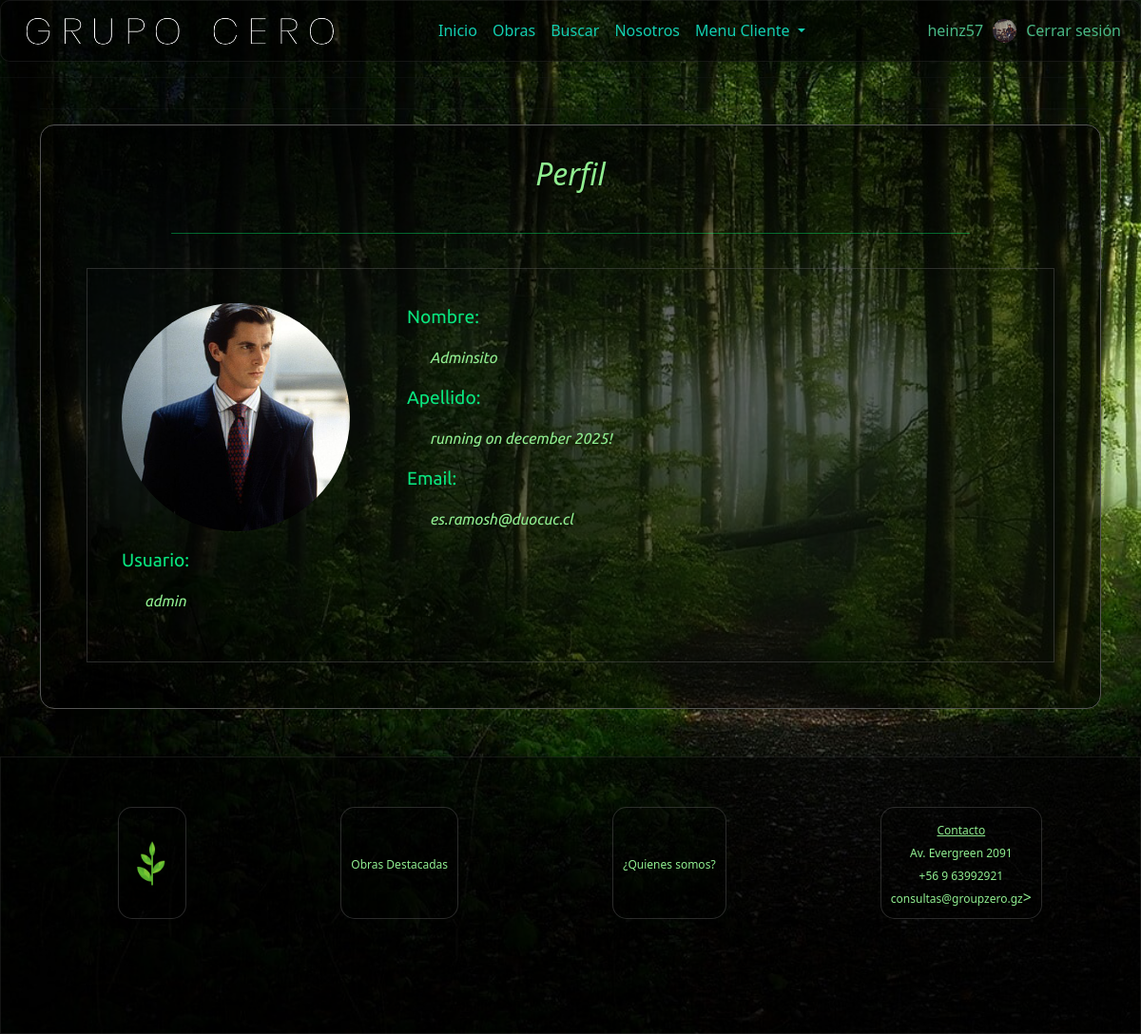
Page /profileWatch/admin (signed in) on the committed database.
### core/models.py (models this page shows)
class CustomUser(AbstractUser):
    pic = models.ImageField(upload_to='profile_pics', null=True, blank=True, default='profile_pics/default.png')
    is_staff=models.BooleanField(default=False)

### core/views.py (the view)
# urls.py: path('profileWatch/<id>', views.profileWatch,name="profileWatch"),
def profileWatch(request, id):
    usuario = get_object_or_404(CustomUser, username = id)
    return render(request,'profileWatch.html', {'usuario':usuario})

### core/context_processor.py (called while the page is built)
def total_carrito(request):
    total=0
    if request.user.is_authenticated:
        try:
            carrito = request.session['carrito']
            if "carrito" in request.session:
                for key, value in carrito.items():
                    total+=(int(value["precio"]))*(value["cantidad"])
        except:
            print('------EL TRY NO FUNCIONO EN------')
            print('------- CONTEXT_PROCESSOR -------')
            total=0
    return {'total_carrito':int(total)}

### core/templates/profileWatch.html
{% extends "base.html" %}
{% load static %}
{% block content %}
<div class="container">
    <hr>
    <div class="admire-container">
        <div class="form-title" style="margin-bottom: 15px;">
            <h2>Perfil</h2>
        </div>
        <span class="liner"></span>
        {% if user.is_authenticated %}
        <div class="admirePerfil">
            <div class="admirePrl">
                <img class="pic-profile" src="{{ usuario.pic.url }}">
                <div>
                    <p class="pattribute">Usuario: </p>
                    <p class="pvalue">{{usuario.username}}</p>
                </div>
            </div>
            <div class="admirePrl2">
                <div>
                    <p class="pattribute">Nombre: </p>
                    <p class="pvalue" >{{usuario.first_name}}</p>
                </div>
                <div>
                    <p class="pattribute">Apellido: </p>
                    <p class="pvalue" >{{usuario.last_name}}</p>
                </div>
                <div>
                    <p class="pattribute">Email: </p>
                    <p class="pvalue">{{usuario.email}}</p>
                </div>
            </div>
        </div>
        {% endif %}
    </div>
</div>
{% endblock %}

### core/templates/menuCliente.html (shortened to what this page needs)
{% load static %}
<div class="collapse navbar-collapse naz" id="navbarNavDropdown">
    <div>
        <ul class="navbar-nav me-auto mb-2 mb-lg-0">
            <li class="nav-item">
                <a class="nav-link" href="{% url 'index' %}">Inicio</a>
            </li>
            <li class="nav-item">
                <a class="nav-link" href="{% url 'obras' %}">Obras</a>
            </li>
            <li class="nav-item">
                <a  class="nav-link" href="{% url 'buscar' %}">Buscar</a>
            </li>
            <li class="nav-item">
                <a  class="nav-link" href="{% url 'nosotros' %}">Nosotros</a>
            </li>
            {% if user.is_authenticated %}
                <li class="nav-item dropdown">
                    <a class="nav-link dropdown-toggle" href="#" role="button" data-bs-toggle="dropdown" aria-expanded="false">Menu Cliente
                    </a>
                </li>
            {% endif %}
        </ul>
    </div>
    <div class="navbar-right">
        {% if user.is_authenticated %}
            <div class="boxes">
                <a href="{% url 'profile' %}" class="nav-link" title="Click para ver tu Perfil">{{ user.username }}</a>
            </div>
            <a href="{% url 'profile' %}" class="nav-link"><img class="pic-user" src="{{user.pic.url}}" alt="imgGC" title="Click para ver tu Perfil"></a>
            <div class="boxes">
                <a href="{% url 'cerrar' %}" class="navbar-item" id="#">Cerrar sesión</a>
            </div>
        {% else %}
            <img src="{% static 'assets/icons/tea.png' %}" alt="imgGC">
            <div class="boxes">
                <a href="{% url 'login' %}" id="userGC">Iniciar sesion</a>
            </div>
        {% endif %}
    </div>
</div>

### core/static/css/mystyles.css (style rules this page uses)
body { background-image: url("../assets/img/paisajes/paisaje13.jpg"); background-repeat: no-repeat; background-position: center; background-attachment: fixed; background-size: cover; display: flex; flex-direction: column; font-family: 'Ubuntu', "times new roman", times, roman, serif; }
.fade-in { animation: fadeIn 1s; -webkit-animation: fadeIn 1s; -moz-animation: fadeIn 1s; -o-animation: fadeIn 1s; -ms-animation: fadeIn 1s; }
.naz { display: flex; justify-content: space-between; align-items: center; padding-left: 10vh !important; }
.nav-item a { color: #12cfb0; text-decoration:none; font-size: 2vh; }
.form-title { text-align: center; font-style: italic; color: lightgreen; text-shadow: 1px 1px 3px rgb(5, 5, 5); }
.liner { background-color: rgba(0, 255, 115, 0.384); width: 80%; height: 1px; border-radius: 1px; display: block; margin: 0 auto; margin-top: 20px; margin-bottom: 20px; }
.admire-container { display:flex; flex-direction: column; justify-content: space-around; padding: 4vh; border-radius: 15px; border: 1px solid #555; box-shadow: 0 0 10px rgba(0, 0, 0, 0.1); background-color: rgba(0, 0, 0, 0.6); }
.admirePrl { display: flex; flex-direction: column; }
.admirePrl2 { display: flex; flex-direction: column; width: 100%; padding-left: 5vw; }
.pic-user { width: 10vw; border-radius: 50%; border:1 px solid lightgreen; margin-bottom: 2vh; }
.pattribute { color:#09e67f; font-size: 2.4vh; }

### rows in the picture
CustomUser: username "heinz57", pic (picture)
CustomUser: pic (picture), username "admin", first_name "Adminsito", last_name "running on december 2025!", email "es.ramosh@duocuc.cl"
